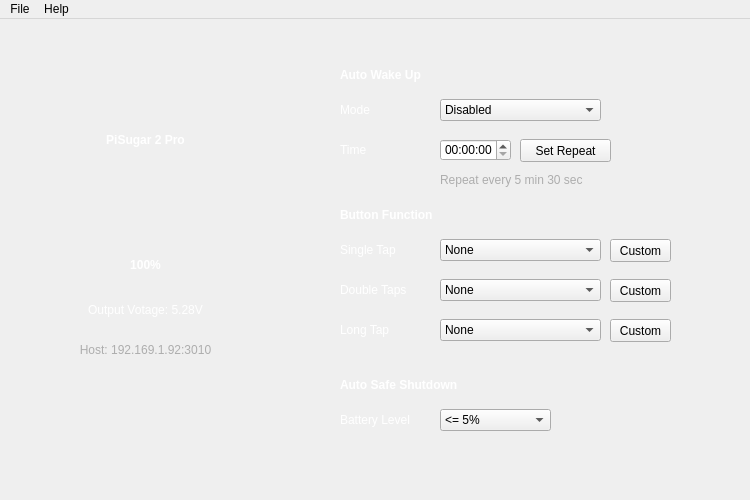
<?xml version="1.0" encoding="UTF-8"?>
<ui version="4.0">
 <class>MainWindow</class>
 <widget class="QMainWindow" name="MainWindow">
  <property name="geometry">
   <rect>
    <x>0</x>
    <y>0</y>
    <width>750</width>
    <height>500</height>
   </rect>
  </property>
  <property name="minimumSize">
   <size>
    <width>750</width>
    <height>500</height>
   </size>
  </property>
  <property name="maximumSize">
   <size>
    <width>750</width>
    <height>500</height>
   </size>
  </property>
  <property name="windowTitle">
   <string>PiSugar Power Manager</string>
  </property>
  <property name="styleSheet">
   <string notr="true"/>
  </property>
  <property name="animated">
   <bool>true</bool>
  </property>
  <widget class="QWidget" name="centralwidget">
   <property name="styleSheet">
    <string notr="true">background-image: url(:/image/background.jpg);</string>
   </property>
   <widget class="QLabel" name="greenStatus">
    <property name="enabled">
     <bool>false</bool>
    </property>
    <property name="geometry">
     <rect>
      <x>80</x>
      <y>140</y>
      <width>125</width>
      <height>65</height>
     </rect>
    </property>
    <property name="styleSheet">
     <string notr="true">background-image: url(:/image/green.jpg);</string>
    </property>
    <property name="text">
     <string/>
    </property>
   </widget>
   <widget class="QLabel" name="redStatus">
    <property name="geometry">
     <rect>
      <x>80</x>
      <y>140</y>
      <width>125</width>
      <height>65</height>
     </rect>
    </property>
    <property name="styleSheet">
     <string notr="true">background-image: url(:/image/red.jpg);</string>
    </property>
    <property name="text">
     <string/>
    </property>
   </widget>
   <widget class="QLabel" name="yellowStatus">
    <property name="enabled">
     <bool>true</bool>
    </property>
    <property name="geometry">
     <rect>
      <x>80</x>
      <y>140</y>
      <width>125</width>
      <height>65</height>
     </rect>
    </property>
    <property name="styleSheet">
     <string notr="true">background-image: url(:/image/yellow.jpg);</string>
    </property>
    <property name="text">
     <string/>
    </property>
   </widget>
   <widget class="QLabel" name="batteryLevelLabel">
    <property name="geometry">
     <rect>
      <x>70</x>
      <y>230</y>
      <width>151</width>
      <height>31</height>
     </rect>
    </property>
    <property name="styleSheet">
     <string notr="true">font: 28pt &quot;Lao UI&quot;;
font-weight: bold;
color: white;
background-image: url();</string>
    </property>
    <property name="text">
     <string>100%</string>
    </property>
    <property name="alignment">
     <set>Qt::AlignCenter</set>
    </property>
   </widget>
   <widget class="QLabel" name="votageLabel">
    <property name="geometry">
     <rect>
      <x>70</x>
      <y>280</y>
      <width>151</width>
      <height>21</height>
     </rect>
    </property>
    <property name="styleSheet">
     <string notr="true">font: 10pt &quot;Lao UI&quot;;
color: white;
background-image: url();</string>
    </property>
    <property name="text">
     <string>Output Votage: 5.28V</string>
    </property>
    <property name="alignment">
     <set>Qt::AlignCenter</set>
    </property>
   </widget>
   <widget class="QLabel" name="label_3">
    <property name="geometry">
     <rect>
      <x>340</x>
      <y>40</y>
      <width>201</width>
      <height>31</height>
     </rect>
    </property>
    <property name="layoutDirection">
     <enum>Qt::LeftToRight</enum>
    </property>
    <property name="styleSheet">
     <string notr="true">font: 14pt &quot;Lao UI&quot;;
font-weight: bold;
color: white;
background-image: url();</string>
    </property>
    <property name="text">
     <string>Auto Wake Up</string>
    </property>
    <property name="alignment">
     <set>Qt::AlignLeading|Qt::AlignLeft|Qt::AlignVCenter</set>
    </property>
   </widget>
   <widget class="QTimeEdit" name="alarmTime">
    <property name="geometry">
     <rect>
      <x>440</x>
      <y>120</y>
      <width>71</width>
      <height>22</height>
     </rect>
    </property>
    <property name="styleSheet">
     <string notr="true">background-image: url();</string>
    </property>
   </widget>
   <widget class="QLabel" name="label_4">
    <property name="geometry">
     <rect>
      <x>340</x>
      <y>180</y>
      <width>151</width>
      <height>31</height>
     </rect>
    </property>
    <property name="layoutDirection">
     <enum>Qt::LeftToRight</enum>
    </property>
    <property name="styleSheet">
     <string notr="true">font: 14pt &quot;Lao UI&quot;;
font-weight: bold;
color: white;
background-image: url();</string>
    </property>
    <property name="text">
     <string>Button Function</string>
    </property>
    <property name="alignment">
     <set>Qt::AlignLeading|Qt::AlignLeft|Qt::AlignVCenter</set>
    </property>
   </widget>
   <widget class="QLabel" name="label_5">
    <property name="geometry">
     <rect>
      <x>340</x>
      <y>220</y>
      <width>91</width>
      <height>21</height>
     </rect>
    </property>
    <property name="styleSheet">
     <string notr="true">font: 10pt &quot;Lao UI&quot;;
color: white;
background-image: url();</string>
    </property>
    <property name="text">
     <string>Single Tap</string>
    </property>
    <property name="alignment">
     <set>Qt::AlignLeading|Qt::AlignLeft|Qt::AlignVCenter</set>
    </property>
   </widget>
   <widget class="QComboBox" name="singleTapFunction">
    <property name="geometry">
     <rect>
      <x>440</x>
      <y>220</y>
      <width>161</width>
      <height>22</height>
     </rect>
    </property>
    <property name="styleSheet">
     <string notr="true">background-image: url();</string>
    </property>
    <item>
     <property name="text">
      <string>None</string>
     </property>
    </item>
    <item>
     <property name="text">
      <string>Custom Shell</string>
     </property>
    </item>
   </widget>
   <widget class="QComboBox" name="doubleTapFunction">
    <property name="geometry">
     <rect>
      <x>440</x>
      <y>260</y>
      <width>161</width>
      <height>22</height>
     </rect>
    </property>
    <property name="styleSheet">
     <string notr="true">background-image: url();</string>
    </property>
    <item>
     <property name="text">
      <string>None</string>
     </property>
    </item>
    <item>
     <property name="text">
      <string>Shutdown</string>
     </property>
    </item>
    <item>
     <property name="text">
      <string>Reboot</string>
     </property>
    </item>
    <item>
     <property name="text">
      <string>Custom Shell</string>
     </property>
    </item>
   </widget>
   <widget class="QLabel" name="label_6">
    <property name="geometry">
     <rect>
      <x>340</x>
      <y>260</y>
      <width>91</width>
      <height>21</height>
     </rect>
    </property>
    <property name="styleSheet">
     <string notr="true">font: 10pt &quot;Lao UI&quot;;
color: white;
background-image: url();</string>
    </property>
    <property name="text">
     <string>Double Taps</string>
    </property>
    <property name="alignment">
     <set>Qt::AlignLeading|Qt::AlignLeft|Qt::AlignVCenter</set>
    </property>
   </widget>
   <widget class="QComboBox" name="longTapFunction">
    <property name="geometry">
     <rect>
      <x>440</x>
      <y>300</y>
      <width>161</width>
      <height>22</height>
     </rect>
    </property>
    <property name="styleSheet">
     <string notr="true">background-image: url();</string>
    </property>
    <item>
     <property name="text">
      <string>None</string>
     </property>
    </item>
    <item>
     <property name="text">
      <string>Shutdown</string>
     </property>
    </item>
    <item>
     <property name="text">
      <string>Reboot</string>
     </property>
    </item>
    <item>
     <property name="text">
      <string>Custom Shell</string>
     </property>
    </item>
   </widget>
   <widget class="QLabel" name="label_7">
    <property name="geometry">
     <rect>
      <x>340</x>
      <y>300</y>
      <width>91</width>
      <height>21</height>
     </rect>
    </property>
    <property name="styleSheet">
     <string notr="true">font: 10pt &quot;Lao UI&quot;;
color: white;
background-image: url();</string>
    </property>
    <property name="text">
     <string>Long Tap</string>
    </property>
    <property name="alignment">
     <set>Qt::AlignLeading|Qt::AlignLeft|Qt::AlignVCenter</set>
    </property>
   </widget>
   <widget class="QPushButton" name="singleTapCustomBtn">
    <property name="geometry">
     <rect>
      <x>610</x>
      <y>220</y>
      <width>61</width>
      <height>23</height>
     </rect>
    </property>
    <property name="styleSheet">
     <string notr="true">background-image: url();</string>
    </property>
    <property name="text">
     <string>Custom</string>
    </property>
   </widget>
   <widget class="QPushButton" name="doubleTapCustomBtn">
    <property name="geometry">
     <rect>
      <x>610</x>
      <y>260</y>
      <width>61</width>
      <height>23</height>
     </rect>
    </property>
    <property name="styleSheet">
     <string notr="true">background-image: url();</string>
    </property>
    <property name="text">
     <string>Custom</string>
    </property>
   </widget>
   <widget class="QPushButton" name="longTapCustomBtn">
    <property name="geometry">
     <rect>
      <x>610</x>
      <y>300</y>
      <width>61</width>
      <height>23</height>
     </rect>
    </property>
    <property name="styleSheet">
     <string notr="true">background-image: url();</string>
    </property>
    <property name="text">
     <string>Custom</string>
    </property>
   </widget>
   <widget class="QLabel" name="label_8">
    <property name="geometry">
     <rect>
      <x>340</x>
      <y>350</y>
      <width>251</width>
      <height>31</height>
     </rect>
    </property>
    <property name="layoutDirection">
     <enum>Qt::LeftToRight</enum>
    </property>
    <property name="styleSheet">
     <string notr="true">font: 14pt &quot;Lao UI&quot;;
font-weight: bold;
color: white;
background-image: url();</string>
    </property>
    <property name="text">
     <string>Auto Safe Shutdown</string>
    </property>
    <property name="alignment">
     <set>Qt::AlignLeading|Qt::AlignLeft|Qt::AlignVCenter</set>
    </property>
   </widget>
   <widget class="QComboBox" name="safeShutdownLevel">
    <property name="geometry">
     <rect>
      <x>440</x>
      <y>390</y>
      <width>111</width>
      <height>22</height>
     </rect>
    </property>
    <property name="styleSheet">
     <string notr="true">background-image: url();</string>
    </property>
    <item>
     <property name="text">
      <string>&lt;= 5%</string>
     </property>
    </item>
    <item>
     <property name="text">
      <string>&lt;= 3%</string>
     </property>
    </item>
    <item>
     <property name="text">
      <string>&lt;= 1%</string>
     </property>
    </item>
    <item>
     <property name="text">
      <string>Disabled</string>
     </property>
    </item>
   </widget>
   <widget class="QLabel" name="label_9">
    <property name="geometry">
     <rect>
      <x>340</x>
      <y>390</y>
      <width>91</width>
      <height>21</height>
     </rect>
    </property>
    <property name="styleSheet">
     <string notr="true">font: 10pt &quot;Lao UI&quot;;
color: white;
background-image: url();</string>
    </property>
    <property name="text">
     <string>Battery Level</string>
    </property>
    <property name="alignment">
     <set>Qt::AlignLeading|Qt::AlignLeft|Qt::AlignVCenter</set>
    </property>
   </widget>
   <widget class="QLabel" name="batteryModelLabel">
    <property name="geometry">
     <rect>
      <x>70</x>
      <y>110</y>
      <width>151</width>
      <height>21</height>
     </rect>
    </property>
    <property name="styleSheet">
     <string notr="true">font: 10pt &quot;Lao UI&quot;;
color: white;
background-image: url();
font-weight: bold;</string>
    </property>
    <property name="text">
     <string>PiSugar 2 Pro</string>
    </property>
    <property name="alignment">
     <set>Qt::AlignCenter</set>
    </property>
   </widget>
   <widget class="QLabel" name="hostMessage">
    <property name="geometry">
     <rect>
      <x>70</x>
      <y>320</y>
      <width>151</width>
      <height>21</height>
     </rect>
    </property>
    <property name="styleSheet">
     <string notr="true">font: 10pt &quot;Lao UI&quot;;
background-image: url();
color: rgb(173, 173, 173);</string>
    </property>
    <property name="text">
     <string>Host: 192.169.1.92:3010</string>
    </property>
    <property name="alignment">
     <set>Qt::AlignCenter</set>
    </property>
   </widget>
   <widget class="QComboBox" name="alarmMode">
    <property name="geometry">
     <rect>
      <x>440</x>
      <y>80</y>
      <width>161</width>
      <height>22</height>
     </rect>
    </property>
    <property name="styleSheet">
     <string notr="true">background-image: url();</string>
    </property>
    <item>
     <property name="text">
      <string>Disabled</string>
     </property>
    </item>
    <item>
     <property name="text">
      <string>Repeat</string>
     </property>
    </item>
    <item>
     <property name="text">
      <string>Daily Alarm</string>
     </property>
    </item>
   </widget>
   <widget class="QPushButton" name="setRepeatBtn">
    <property name="geometry">
     <rect>
      <x>520</x>
      <y>120</y>
      <width>91</width>
      <height>23</height>
     </rect>
    </property>
    <property name="styleSheet">
     <string notr="true">background-image: url();</string>
    </property>
    <property name="text">
     <string>Set Repeat</string>
    </property>
   </widget>
   <widget class="QLabel" name="alarmDesc">
    <property name="geometry">
     <rect>
      <x>440</x>
      <y>150</y>
      <width>231</width>
      <height>21</height>
     </rect>
    </property>
    <property name="styleSheet">
     <string notr="true">font: 10pt &quot;Lao UI&quot;;
background-image: url();
color: rgb(173, 173, 173);</string>
    </property>
    <property name="text">
     <string>Repeat every 5 min 30 sec</string>
    </property>
    <property name="alignment">
     <set>Qt::AlignLeading|Qt::AlignLeft|Qt::AlignVCenter</set>
    </property>
   </widget>
   <widget class="QLabel" name="label_13">
    <property name="geometry">
     <rect>
      <x>340</x>
      <y>80</y>
      <width>91</width>
      <height>21</height>
     </rect>
    </property>
    <property name="styleSheet">
     <string notr="true">font: 10pt &quot;Lao UI&quot;;
color: white;
background-image: url();</string>
    </property>
    <property name="text">
     <string>Mode</string>
    </property>
    <property name="alignment">
     <set>Qt::AlignLeading|Qt::AlignLeft|Qt::AlignVCenter</set>
    </property>
   </widget>
   <widget class="QLabel" name="label_14">
    <property name="geometry">
     <rect>
      <x>340</x>
      <y>120</y>
      <width>91</width>
      <height>21</height>
     </rect>
    </property>
    <property name="styleSheet">
     <string notr="true">font: 10pt &quot;Lao UI&quot;;
color: white;
background-image: url();</string>
    </property>
    <property name="text">
     <string>Time</string>
    </property>
    <property name="alignment">
     <set>Qt::AlignLeading|Qt::AlignLeft|Qt::AlignVCenter</set>
    </property>
   </widget>
   <zorder>yellowStatus</zorder>
   <zorder>batteryLevelLabel</zorder>
   <zorder>votageLabel</zorder>
   <zorder>label_3</zorder>
   <zorder>alarmTime</zorder>
   <zorder>label_4</zorder>
   <zorder>label_5</zorder>
   <zorder>singleTapFunction</zorder>
   <zorder>doubleTapFunction</zorder>
   <zorder>label_6</zorder>
   <zorder>longTapFunction</zorder>
   <zorder>label_7</zorder>
   <zorder>singleTapCustomBtn</zorder>
   <zorder>doubleTapCustomBtn</zorder>
   <zorder>longTapCustomBtn</zorder>
   <zorder>label_8</zorder>
   <zorder>safeShutdownLevel</zorder>
   <zorder>label_9</zorder>
   <zorder>batteryModelLabel</zorder>
   <zorder>redStatus</zorder>
   <zorder>greenStatus</zorder>
   <zorder>hostMessage</zorder>
   <zorder>alarmMode</zorder>
   <zorder>setRepeatBtn</zorder>
   <zorder>alarmDesc</zorder>
   <zorder>label_13</zorder>
   <zorder>label_14</zorder>
  </widget>
  <widget class="QMenuBar" name="menubar">
   <property name="geometry">
    <rect>
     <x>0</x>
     <y>0</y>
     <width>750</width>
     <height>23</height>
    </rect>
   </property>
   <widget class="QMenu" name="menuFile">
    <property name="title">
     <string>File</string>
    </property>
    <widget class="QMenu" name="menuServer">
     <property name="title">
      <string>Server</string>
     </property>
     <addaction name="actionEnable_Server"/>
     <addaction name="actionServerSettings"/>
    </widget>
    <addaction name="menuServer"/>
    <addaction name="separator"/>
    <addaction name="actionCloseWindow"/>
   </widget>
   <widget class="QMenu" name="menuHelp">
    <property name="title">
     <string>Help</string>
    </property>
    <addaction name="actionVisit_Github_Repository"/>
    <addaction name="separator"/>
    <addaction name="actionAbout_PiSugar_Power_Manager"/>
   </widget>
   <addaction name="menuFile"/>
   <addaction name="menuHelp"/>
  </widget>
  <action name="actionAbout_PiSugar_Power_Manager_1_0">
   <property name="text">
    <string>About PiSugar Power Manager 1.0</string>
   </property>
  </action>
  <action name="actionHelp">
   <property name="text">
    <string>Help</string>
   </property>
  </action>
  <action name="actionAbout_PiSugar_Power_Manager_v1_0">
   <property name="text">
    <string>About PiSugar Power Manager v1.0</string>
   </property>
  </action>
  <action name="actionClose">
   <property name="text">
    <string>Close Window</string>
   </property>
  </action>
  <action name="actionVisit_Github_Repository">
   <property name="text">
    <string>Visit Github Repository</string>
   </property>
  </action>
  <action name="actionCloseWindow">
   <property name="text">
    <string>Close</string>
   </property>
  </action>
  <action name="actionAbout_PiSugar_Power_Manager">
   <property name="text">
    <string>About PiSugar Power Manager v1.0</string>
   </property>
  </action>
  <action name="actionEnable_Server">
   <property name="checkable">
    <bool>true</bool>
   </property>
   <property name="checked">
    <bool>true</bool>
   </property>
   <property name="text">
    <string>Enable Server</string>
   </property>
  </action>
  <action name="actionServerSettings">
   <property name="text">
    <string>Settings</string>
   </property>
  </action>
 </widget>
 <resources>
  <include location="sugar.qrc"/>
 </resources>
 <connections/>
</ui>
